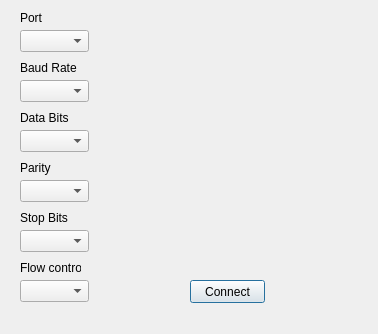
<?xml version="1.0" encoding="UTF-8"?>
<ui version="4.0">
 <class>Dialog</class>
 <widget class="QDialog" name="Dialog">
  <property name="geometry">
   <rect>
    <x>0</x>
    <y>0</y>
    <width>378</width>
    <height>334</height>
   </rect>
  </property>
  <property name="windowTitle">
   <string>Dialog</string>
  </property>
  <widget class="QPushButton" name="pushButton">
   <property name="geometry">
    <rect>
     <x>190</x>
     <y>280</y>
     <width>75</width>
     <height>23</height>
    </rect>
   </property>
   <property name="text">
    <string>Connect</string>
   </property>
  </widget>
  <widget class="QComboBox" name="comboBox">
   <property name="geometry">
    <rect>
     <x>20</x>
     <y>80</y>
     <width>69</width>
     <height>22</height>
    </rect>
   </property>
  </widget>
  <widget class="QLabel" name="label">
   <property name="geometry">
    <rect>
     <x>20</x>
     <y>60</y>
     <width>61</width>
     <height>16</height>
    </rect>
   </property>
   <property name="text">
    <string>Baud Rate</string>
   </property>
   <property name="alignment">
    <set>Qt::AlignLeading|Qt::AlignLeft|Qt::AlignVCenter</set>
   </property>
  </widget>
  <widget class="QLabel" name="label_2">
   <property name="geometry">
    <rect>
     <x>20</x>
     <y>110</y>
     <width>61</width>
     <height>16</height>
    </rect>
   </property>
   <property name="text">
    <string>Data Bits</string>
   </property>
   <property name="alignment">
    <set>Qt::AlignLeading|Qt::AlignLeft|Qt::AlignVCenter</set>
   </property>
  </widget>
  <widget class="QComboBox" name="comboBox_2">
   <property name="geometry">
    <rect>
     <x>20</x>
     <y>130</y>
     <width>69</width>
     <height>22</height>
    </rect>
   </property>
  </widget>
  <widget class="QLabel" name="label_3">
   <property name="geometry">
    <rect>
     <x>20</x>
     <y>160</y>
     <width>61</width>
     <height>16</height>
    </rect>
   </property>
   <property name="text">
    <string>Parity</string>
   </property>
   <property name="alignment">
    <set>Qt::AlignLeading|Qt::AlignLeft|Qt::AlignVCenter</set>
   </property>
  </widget>
  <widget class="QComboBox" name="comboBox_3">
   <property name="geometry">
    <rect>
     <x>20</x>
     <y>180</y>
     <width>69</width>
     <height>22</height>
    </rect>
   </property>
  </widget>
  <widget class="QLabel" name="label_4">
   <property name="geometry">
    <rect>
     <x>20</x>
     <y>210</y>
     <width>61</width>
     <height>16</height>
    </rect>
   </property>
   <property name="text">
    <string>Stop Bits</string>
   </property>
   <property name="alignment">
    <set>Qt::AlignLeading|Qt::AlignLeft|Qt::AlignVCenter</set>
   </property>
  </widget>
  <widget class="QComboBox" name="comboBox_4">
   <property name="geometry">
    <rect>
     <x>20</x>
     <y>230</y>
     <width>69</width>
     <height>22</height>
    </rect>
   </property>
  </widget>
  <widget class="QLabel" name="label_5">
   <property name="geometry">
    <rect>
     <x>20</x>
     <y>10</y>
     <width>61</width>
     <height>16</height>
    </rect>
   </property>
   <property name="text">
    <string>Port</string>
   </property>
   <property name="alignment">
    <set>Qt::AlignLeading|Qt::AlignLeft|Qt::AlignVCenter</set>
   </property>
  </widget>
  <widget class="QComboBox" name="comboBox_5">
   <property name="geometry">
    <rect>
     <x>20</x>
     <y>30</y>
     <width>69</width>
     <height>22</height>
    </rect>
   </property>
  </widget>
  <widget class="QComboBox" name="comboBox_6">
   <property name="geometry">
    <rect>
     <x>20</x>
     <y>280</y>
     <width>69</width>
     <height>22</height>
    </rect>
   </property>
  </widget>
  <widget class="QLabel" name="label_6">
   <property name="geometry">
    <rect>
     <x>20</x>
     <y>260</y>
     <width>61</width>
     <height>16</height>
    </rect>
   </property>
   <property name="text">
    <string>Flow control</string>
   </property>
   <property name="alignment">
    <set>Qt::AlignLeading|Qt::AlignLeft|Qt::AlignVCenter</set>
   </property>
  </widget>
 </widget>
 <resources/>
 <connections/>
</ui>
